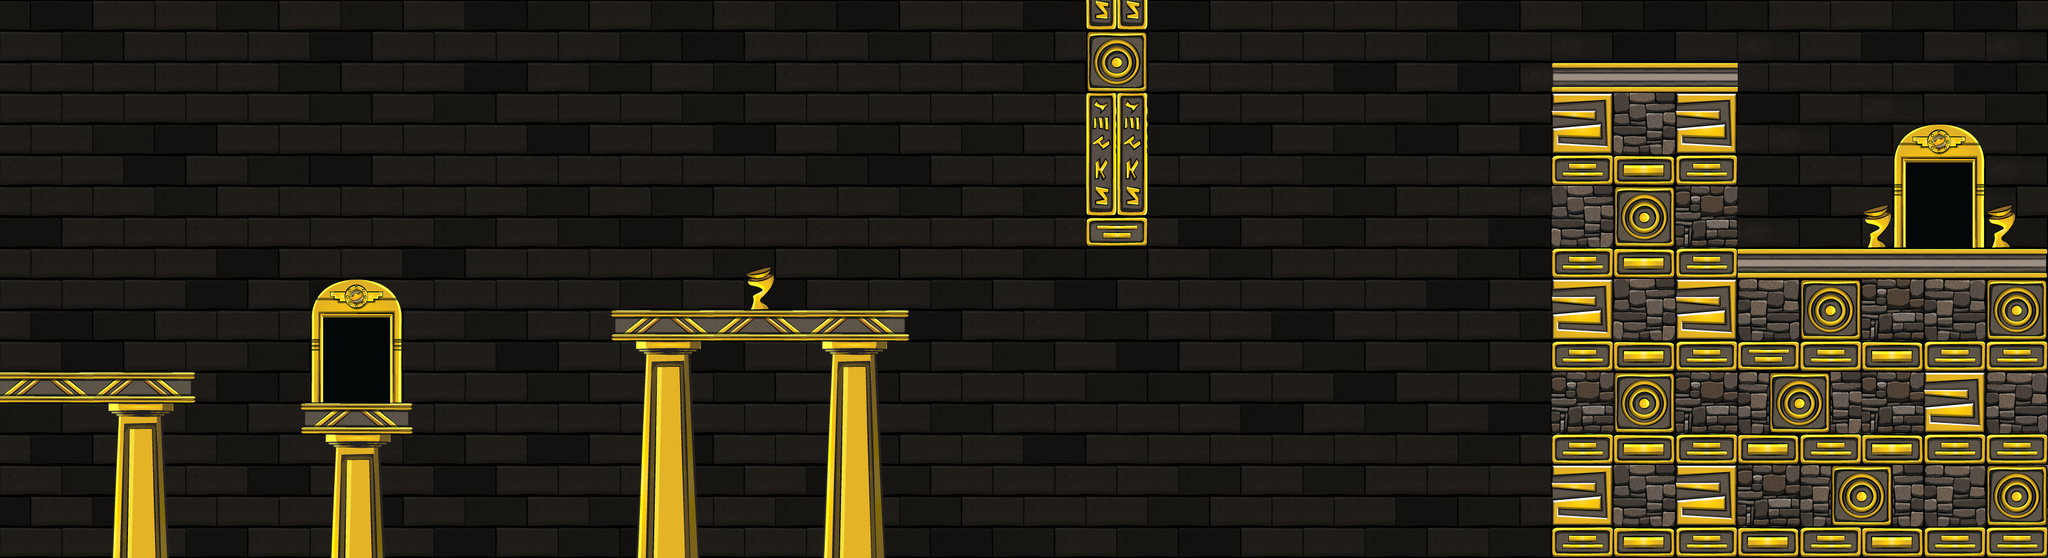

This is a level from a 2D game, rendered from its Tiled map with the project's own tilesets. A one-line summary and the map file follow, with tile-layer data summarised:
An orthogonal 66x18 tile map with 48x48 px tiles, 3 tile layers (Background, Middle, Foreground) and 73 objects (Door).

<map version="1.0" orientation="orthogonal" width="66" height="18" tilewidth="48" tileheight="48">
 <tileset firstgid="1" name="UkkoMapTiles1" tilewidth="48" tileheight="48">
  <image source="UkkoMapTiles1.png" width="1536" height="1536" />
 </tileset>
 <layer name="Background" width="66" height="18">
  <data>[1188 cells, 1094 non-empty, 8 distinct tile ids]</data>
 </layer>
 <layer name="Middle" width="66" height="18">
  <data>[1188 cells, 96 non-empty, 35 distinct tile ids]</data>
 </layer>
 <layer name="Foreground" width="66" height="18">
  <data>[1188 cells, 241 non-empty, 40 distinct tile ids]</data>
 </layer>
 <objectgroup name="Ground" width="66" height="18">
  <object x="3028" y="676" width="767" height="7" />
  <object x="951" y="483" width="451" height="7" />
  <object x="-159" y="578" width="460" height="4" />
  <object x="466" y="626" width="171" height="4" />
  <object x="2399" y="99" width="285" height="5" />
  <object x="2687" y="385" width="480" height="11" />
 </objectgroup>
 <objectgroup name="OneSidedPlatform" width="66" height="18" />
 <objectgroup name="BreakableGround" width="66" height="18" />
 <objectgroup name="Trampoline" width="66" height="18" />
 <objectgroup name="MonkeyBar" width="66" height="18" />
 <objectgroup name="BrokenPlatform" width="66" height="18" />
 <objectgroup name="Poly" width="66" height="18" />
 <objectgroup name="PlatformSensor" width="66" height="18" />
 <objectgroup name="Wall" width="66" height="18">
  <object x="947" y="484" width="12" height="43" />
  <object x="1391" y="486" width="15" height="39" />
  <object x="961" y="513" width="430" height="13" />
  <object x="291" y="580" width="13" height="42" />
  <object x="460" y="630" width="14" height="40" />
  <object x="629" y="628" width="13" height="42" />
  <object x="2402" y="105" width="8" height="788" />
  <object x="1682" y="-106" width="94" height="488" />
  <object x="-12" y="19" width="18" height="816" />
  <object x="2664" y="113" width="23" height="451" />
  <object x="3166" y="-6" width="4" height="474" />
 </objectgroup>
 <objectgroup name="Orb" width="66" height="18">
  <object x="29" y="465" />
  <object x="65" y="501" />
  <object x="119" y="521" />
  <object x="224" y="503" />
  <object x="267" y="462" />
  <object x="109" y="380">
   <properties>
    <property name="Type" value="100" />
   </properties>
  </object>
  <object x="179" y="380">
   <properties>
    <property name="Type" value="100" />
   </properties>
  </object>
  <object x="173" y="521" />
  <object x="956" y="423" />
  <object x="1047" y="395" />
  <object x="1115" y="420" />
  <object x="1252" y="428" />
  <object x="1359" y="392" />
  <object x="2433" y="60" />
  <object x="2556" y="31" />
  <object x="2677" y="61" />
  <object x="2792" y="34" />
  <object x="2891" y="44" />
  <object x="2064" y="769" />
  <object x="2063" y="718" />
  <object x="2064" y="626">
   <properties>
    <property name="Type" value="100" />
   </properties>
  </object>
  <object x="2002" y="659">
   <properties>
    <property name="Type" value="100" />
   </properties>
  </object>
  <object x="2124" y="657">
   <properties>
    <property name="Type" value="100" />
   </properties>
  </object>
  <object x="2064" y="674" />
  <object x="2094" y="639" />
  <object x="2032" y="640" />
  <object x="2124" y="224">
   <properties>
    <property name="Type" value="100" />
   </properties>
  </object>
  <object x="2002" y="226">
   <properties>
    <property name="Type" value="100" />
   </properties>
  </object>
  <object x="2063" y="285" />
  <object x="2094" y="206" />
  <object x="2064" y="241" />
  <object x="2064" y="336" />
  <object x="2032" y="207" />
  <object x="2064" y="193">
   <properties>
    <property name="Type" value="100" />
   </properties>
  </object>
 </objectgroup>
 <objectgroup name="WaterfallPlatform" width="66" height="18">
  <object x="768" y="694">
   <properties>
    <property name="Type" value="0" />
   </properties>
  </object>
  <object x="768" y="528">
   <properties>
    <property name="Type" value="0" />
   </properties>
  </object>
  <object x="769" y="356">
   <properties>
    <property name="Type" value="0" />
   </properties>
  </object>
  <object x="770" y="192">
   <properties>
    <property name="Type" value="0" />
   </properties>
  </object>
  <object x="1581" y="381">
   <properties>
    <property name="Type" value="0" />
   </properties>
  </object>
  <object x="1919" y="432">
   <properties>
    <property name="Type" value="1" />
   </properties>
  </object>
  <object x="1919" y="624">
   <properties>
    <property name="Type" value="1" />
   </properties>
  </object>
  <object x="1919" y="812">
   <properties>
    <property name="Type" value="1" />
   </properties>
  </object>
  <object x="2206" y="383">
   <properties>
    <property name="Type" value="2" />
   </properties>
  </object>
  <object x="2208" y="1">
   <properties>
    <property name="Type" value="2" />
   </properties>
  </object>
  <object x="2210" y="189">
   <properties>
    <property name="Type" value="2" />
   </properties>
  </object>
  <object x="2208" y="575">
   <properties>
    <property name="Type" value="2" />
   </properties>
  </object>
  <object x="1920" y="240">
   <properties>
    <property name="Type" value="1" />
   </properties>
  </object>
  <object x="1584" y="766">
   <properties>
    <property name="Type" value="0" />
   </properties>
  </object>
  <object x="1584" y="48">
   <properties>
    <property name="Type" value="0" />
   </properties>
  </object>
  <object x="2208" y="767">
   <properties>
    <property name="Type" value="2" />
   </properties>
  </object>
 </objectgroup>
 <objectgroup name="Life" width="66" height="18">
  <object x="2975" y="83" />
 </objectgroup>
 <objectgroup name="Doors" width="66" height="18">
  <object x="530" y="621" width="40" height="10" />
  <object name="Door" x="2978" y="379" width="46" height="11">
   <properties>
    <property name="DoorDestination" value="3" />
   </properties>
  </object>
 </objectgroup>
 <objectgroup name="Waterfall" width="66" height="18" />
 <objectgroup name="Flame" width="66" height="18">
  <object x="1174" y="410" />
  <object x="2900" y="310" />
  <object x="3096" y="308" />
 </objectgroup>
</map>